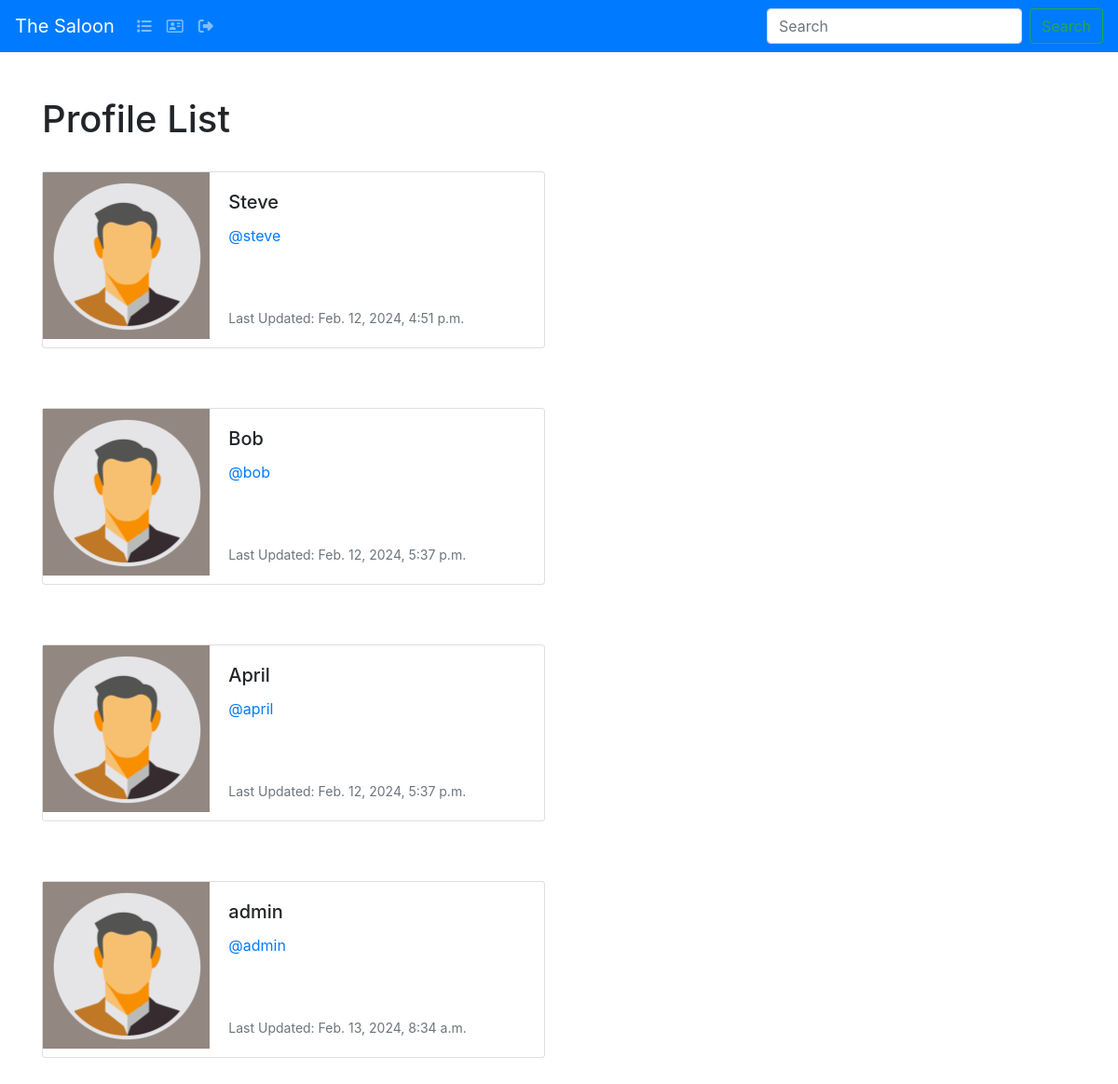
Page /profile_list/ (signed in) on the earlier database version.
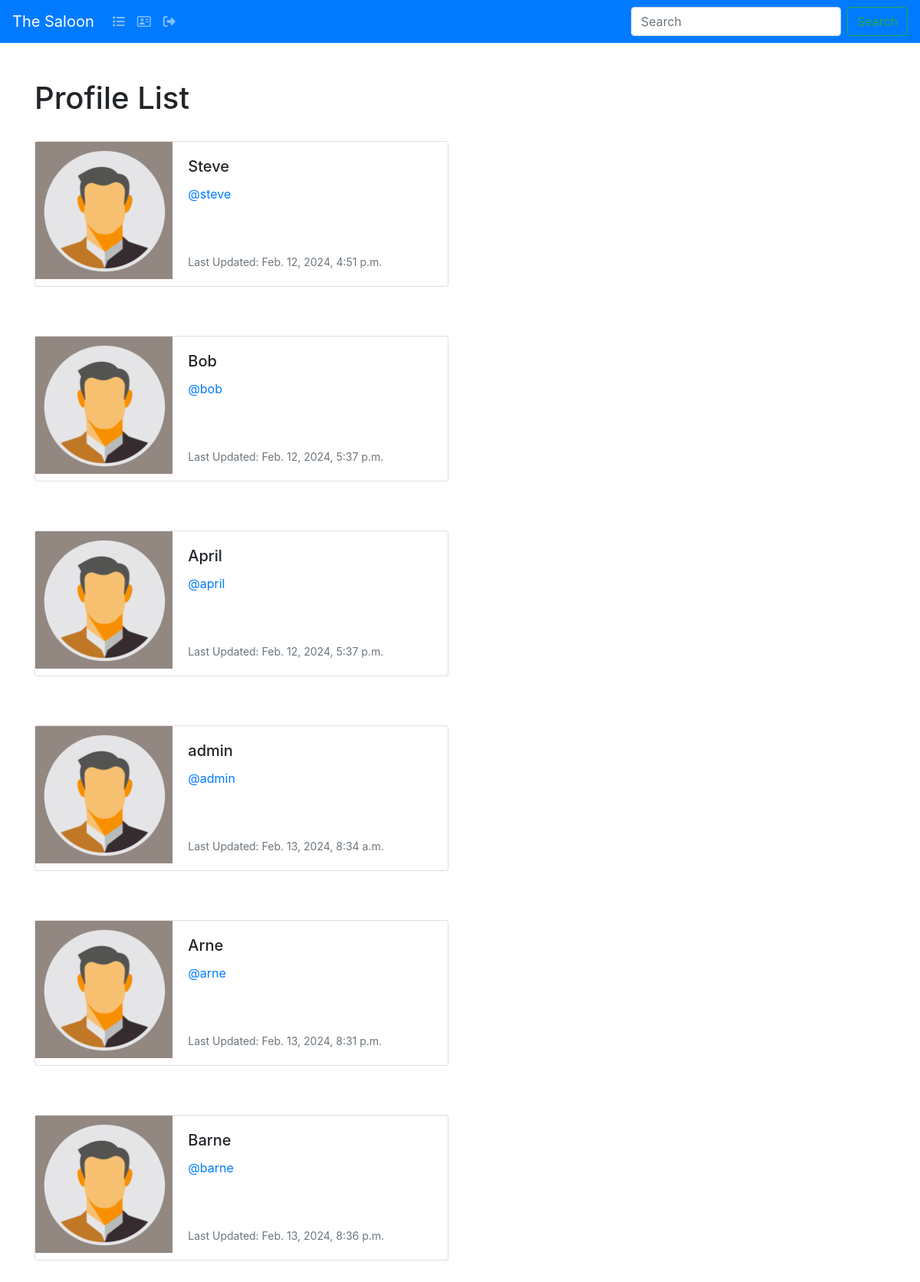
Same page on the later database version.
### the_saloon/models.py (models this page shows, shortened)
class Profile(models.Model):
        user = models.OneToOneField(User, on_delete=models.CASCADE)
        follows = models.ManyToManyField("self",
            related_name="followed_by",
            symmetrical=False,
            blank=True)
        date_modified = models.DateTimeField(User, auto_now=True)

### the_saloon/views.py (the view)
# urls.py: path('profile_list/', views.profile_list, name='profile_list'),
def profile_list(request):
        if request.user.is_authenticated:
            profiles = Profile.objects.exclude(user=request.user)
            return render(request, 'profile_list.html', {"profiles":profiles})
        else:
            messages.success(request, ("You must login to see this page..."))
            return redirect('home')

### the_saloon/templates/profile_list.html
{% extends 'base.html' %}
{% load static %}
{% block content %}
    <h1>Profile List</h1>
<br/>
    {% if profiles %}
        {% for profile in profiles %}
        <div class="card mb-3" style="max-width: 540px;">
            <div class="row no-gutters">
              <div class="col-md-4">
                <img src="{% static 'images/default.jpg' %}" class="img-fluid rounded-start" alt="Profile img">
              </div>
              <div class="col-md-8">
                <div class="card-body">
                  <h5 class="card-title">{{ profile.user.username }}</h5>
                  <p class="card-text"><a href="{% url 'profile' profile.user.id  %}">@{{ profile.user.username|lower }}</a></p>
                  <br/><br/>
                  <p class="card-text"><small class="text-muted">Last Updated: {{ profile.date_modified }}</small></p>
                </div>
              </div>
            </div>
          </div>
          <br/><br/>
        {% endfor %}
    {%  endif %}
{% endblock %}

### the_saloon/templates/base.html (shortened to what this page needs)
<!doctype html>
<html lang="en">
  <head>
    <link rel="stylesheet" href="https://cdn.jsdelivr.net/npm/bootstrap@4.6.2/dist/css/bootstrap.min.css">
  </head>
  <body>
    {% include 'navbar.html' %}
    <br/>
    <div class="container">
      <br/>
      {% block content %}
      {% endblock %}
    </div>
  </body>
</html>

### the_saloon/templates/navbar.html (shortened to what this page needs)
<nav class="navbar navbar-expand-lg navbar-dark bg-primary">
    <a class="navbar-brand" href="{% url 'home' %}">The Saloon</a>
    <div class="collapse navbar-collapse" id="navbarSupportedContent">
      <ul class="navbar-nav mr-auto">
        <li class="nav-item">
          <a class="nav-link" href="{% url 'profile_list' %}"><i class="fa-solid fa-list"></i></a>
        </li>
        {% if user.is_authenticated %}
        <li class="nav-item">
          <a class="nav-link" href="{% url 'profile' request.user.id %}"><i class="fa-regular fa-address-card"></i></a>
        </li>
        <li class="nav-item">
          <a class="nav-link" href="{% url 'logout' %}"><i class="fa-solid fa-right-from-bracket"></i></a>
        </li>
        {% endif %}
      </ul>
      <form class="form-inline my-2 my-lg-0">
        <input class="form-control mr-sm-2" type="search" placeholder="Search" aria-label="Search">
        <button class="btn btn-outline-success my-2 my-sm-0" type="submit">Search</button>
      </form>
    </div>
  </nav>

Differences in the rows shown:
added Profile: user.username "Arne", user.username "arne", date_modified "Feb. 13, 2024, 8:31 p.m."
added Profile: user.username "Barne", user.username "barne", date_modified "Feb. 13, 2024, 8:36 p.m."
